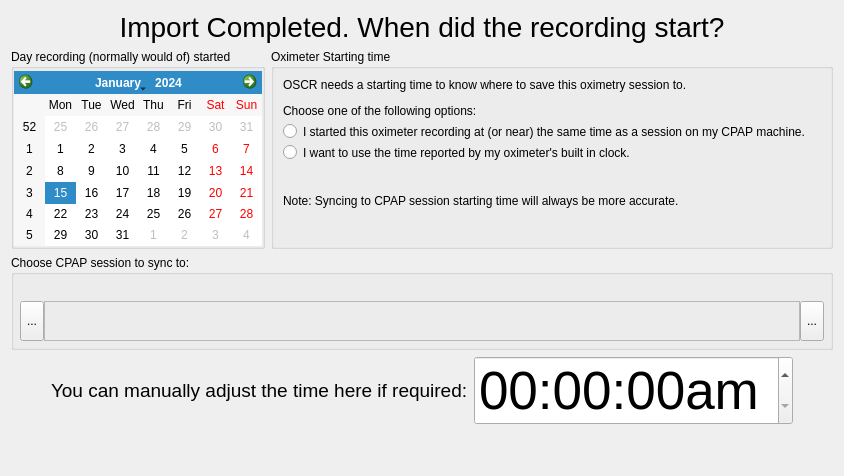
       <widget class="QWidget" name="syncPage">
        <layout class="QVBoxLayout" name="verticalLayout_10">
         <item>
          <widget class="QLabel" name="cpapSyncLabel">
           <property name="font">
            <font>
             <pointsize>21</pointsize>
            </font>
           </property>
           <property name="text">
            <string>Import Completed. When did the recording start?</string>
           </property>
           <property name="alignment">
            <set>Qt::AlignCenter</set>
           </property>
          </widget>
         </item>
         <item>
          <layout class="QHBoxLayout" name="horizontalLayout_10">
           <item>
            <widget class="QGroupBox" name="groupBox_2">
             <property name="sizePolicy">
              <sizepolicy hsizetype="Minimum" vsizetype="MinimumExpanding">
               <horstretch>0</horstretch>
               <verstretch>0</verstretch>
              </sizepolicy>
             </property>
             <property name="minimumSize">
              <size>
               <width>0</width>
               <height>200</height>
              </size>
             </property>
             <property name="title">
              <string>Day recording (normally would of) started</string>
             </property>
             <layout class="QVBoxLayout" name="verticalLayout_12">
              <property name="spacing">
               <number>-1</number>
              </property>
              <property name="leftMargin">
               <number>0</number>
              </property>
              <property name="topMargin">
               <number>2</number>
              </property>
              <property name="rightMargin">
               <number>0</number>
              </property>
              <property name="bottomMargin">
               <number>0</number>
              </property>
              <item>
               <widget class="QCalendarWidget" name="calendarWidget">
                <property name="sizePolicy">
                 <sizepolicy hsizetype="Minimum" vsizetype="MinimumExpanding">
                  <horstretch>0</horstretch>
                  <verstretch>0</verstretch>
                 </sizepolicy>
                </property>
               </widget>
              </item>
             </layout>
            </widget>
           </item>
           <item>
            <widget class="QGroupBox" name="groupBox_3">
             <property name="sizePolicy">
              <sizepolicy hsizetype="Expanding" vsizetype="Fixed">
               <horstretch>1</horstretch>
               <verstretch>0</verstretch>
              </sizepolicy>
             </property>
             <property name="minimumSize">
              <size>
               <width>0</width>
               <height>200</height>
              </size>
             </property>
             <property name="title">
              <string>Oximeter Starting time</string>
             </property>
             <layout class="QGridLayout" name="gridLayout">
              <item row="2" column="1">
               <widget class="QLabel" name="labelSyncOximeter">
                <property name="sizePolicy">
                 <sizepolicy hsizetype="MinimumExpanding" vsizetype="Preferred">
                  <horstretch>0</horstretch>
                  <verstretch>0</verstretch>
                 </sizepolicy>
                </property>
                <property name="text">
                 <string>I want to use the time reported by my oximeter's built in clock.</string>
                </property>
                <property name="wordWrap">
                 <bool>true</bool>
                </property>
               </widget>
              </item>
              <item row="1" column="1">
               <widget class="QLabel" name="labelSyncCPAP">
                <property name="sizePolicy">
                 <sizepolicy hsizetype="MinimumExpanding" vsizetype="Preferred">
                  <horstretch>0</horstretch>
                  <verstretch>0</verstretch>
                 </sizepolicy>
                </property>
                <property name="text">
                 <string>I started this oximeter recording at (or near) the same time as a session on my CPAP machine.</string>
                </property>
                <property name="wordWrap">
                 <bool>true</bool>
                </property>
               </widget>
              </item>
              <item row="1" column="0">
               <widget class="QRadioButton" name="radioSyncCPAP">
                <property name="sizePolicy">
                 <sizepolicy hsizetype="Fixed" vsizetype="Fixed">
                  <horstretch>0</horstretch>
                  <verstretch>0</verstretch>
                 </sizepolicy>
                </property>
                <property name="text">
                 <string/>
                </property>
               </widget>
              </item>
              <item row="0" column="0" colspan="2">
               <widget class="QLabel" name="label_9">
                <property name="sizePolicy">
                 <sizepolicy hsizetype="Preferred" vsizetype="Minimum">
                  <horstretch>0</horstretch>
                  <verstretch>0</verstretch>
                 </sizepolicy>
                </property>
                <property name="text">
                 <string>&lt;html&gt;&lt;head/&gt;&lt;body&gt;&lt;p&gt;OSCR needs a starting time to know where to save this oximetry session to.&lt;/p&gt;&lt;p&gt;Choose one of the following options:&lt;/p&gt;&lt;/body&gt;&lt;/html&gt;</string>
                </property>
                <property name="alignment">
                 <set>Qt::AlignLeading|Qt::AlignLeft|Qt::AlignTop</set>
                </property>
                <property name="wordWrap">
                 <bool>true</bool>
                </property>
               </widget>
              </item>
              <item row="2" column="0">
               <widget class="QRadioButton" name="radioSyncOximeter">
                <property name="sizePolicy">
                 <sizepolicy hsizetype="Fixed" vsizetype="Fixed">
                  <horstretch>0</horstretch>
                  <verstretch>0</verstretch>
                 </sizepolicy>
                </property>
                <property name="text">
                 <string/>
                </property>
               </widget>
              </item>
              <item row="3" column="0" colspan="2">
               <widget class="QLabel" name="label_11">
                <property name="sizePolicy">
                 <sizepolicy hsizetype="Preferred" vsizetype="MinimumExpanding">
                  <horstretch>0</horstretch>
                  <verstretch>0</verstretch>
                 </sizepolicy>
                </property>
                <property name="text">
                 <string>&lt;html&gt;&lt;head/&gt;&lt;body&gt;&lt;p&gt;Note: Syncing to CPAP session starting time will always be more accurate.&lt;/p&gt;&lt;/body&gt;&lt;/html&gt;</string>
                </property>
                <property name="wordWrap">
                 <bool>true</bool>
                </property>
               </widget>
              </item>
             </layout>
            </widget>
           </item>
          </layout>
         </item>
         <item>
          <widget class="QGroupBox" name="syncCPAPGroup">
           <property name="sizePolicy">
            <sizepolicy hsizetype="Preferred" vsizetype="Fixed">
             <horstretch>0</horstretch>
             <verstretch>0</verstretch>
            </sizepolicy>
           </property>
           <property name="title">
            <string>Choose CPAP session to sync to:</string>
           </property>
           <layout class="QVBoxLayout" name="verticalLayout_11">
            <property name="leftMargin">
             <number>6</number>
            </property>
            <property name="topMargin">
             <number>6</number>
            </property>
            <property name="rightMargin">
             <number>6</number>
            </property>
            <property name="bottomMargin">
             <number>6</number>
            </property>
            <item>
             <widget class="QLabel" name="sessbarLabel">
              <property name="text">
               <string/>
              </property>
              <property name="alignment">
               <set>Qt::AlignCenter</set>
              </property>
             </widget>
            </item>
            <item>
             <layout class="QHBoxLayout" name="horizontalLayout_11">
              <property name="spacing">
               <number>0</number>
              </property>
              <item>
               <widget class="QToolButton" name="sessionBackButton">
                <property name="sizePolicy">
                 <sizepolicy hsizetype="Fixed" vsizetype="Expanding">
                  <horstretch>0</horstretch>
                  <verstretch>0</verstretch>
                 </sizepolicy>
                </property>
                <property name="text">
                 <string>...</string>
                </property>
                <property name="icon">
                 <iconset resource="Resources.qrc">
                  <normaloff>:/icons/back.png</normaloff>:/icons/back.png</iconset>
                </property>
               </widget>
              </item>
              <item>
               <widget class="QFrame" name="sessBarFrame">
                <property name="minimumSize">
                 <size>
                  <width>0</width>
                  <height>40</height>
                 </size>
                </property>
                <property name="maximumSize">
                 <size>
                  <width>16777215</width>
                  <height>40</height>
                 </size>
                </property>
                <property name="frameShape">
                 <enum>QFrame::StyledPanel</enum>
                </property>
                <property name="frameShadow">
                 <enum>QFrame::Raised</enum>
                </property>
               </widget>
              </item>
              <item>
               <widget class="QToolButton" name="sessionForwardButton">
                <property name="sizePolicy">
                 <sizepolicy hsizetype="Fixed" vsizetype="Expanding">
                  <horstretch>0</horstretch>
                  <verstretch>0</verstretch>
                 </sizepolicy>
                </property>
                <property name="text">
                 <string>...</string>
                </property>
                <property name="icon">
                 <iconset resource="Resources.qrc">
                  <normaloff>:/icons/forward.png</normaloff>:/icons/forward.png</iconset>
                </property>
               </widget>
              </item>
             </layout>
            </item>
           </layout>
          </widget>
         </item>
         <item>
          <layout class="QHBoxLayout" name="horizontalLayout_9">
           <item>
            <spacer name="horizontalSpacer_3">
             <property name="orientation">
              <enum>Qt::Horizontal</enum>
             </property>
             <property name="sizeHint" stdset="0">
              <size>
               <width>40</width>
               <height>20</height>
              </size>
             </property>
            </spacer>
           </item>
           <item>
            <widget class="QLabel" name="label_10">
             <property name="sizePolicy">
              <sizepolicy hsizetype="Preferred" vsizetype="Minimum">
               <horstretch>0</horstretch>
               <verstretch>0</verstretch>
              </sizepolicy>
             </property>
             <property name="font">
              <font>
               <pointsize>14</pointsize>
              </font>
             </property>
             <property name="text">
              <string>You can manually adjust the time here if required:</string>
             </property>
            </widget>
           </item>
           <item>
            <widget class="QDateTimeEdit" name="dateTimeEdit">
             <property name="sizePolicy">
              <sizepolicy hsizetype="Minimum" vsizetype="Preferred">
               <horstretch>0</horstretch>
               <verstretch>0</verstretch>
              </sizepolicy>
             </property>
             <property name="font">
              <font>
               <pointsize>40</pointsize>
              </font>
             </property>
             <property name="buttonSymbols">
              <enum>QAbstractSpinBox::UpDownArrows</enum>
             </property>
             <property name="displayFormat">
              <string>HH:mm:ssap</string>
             </property>
            </widget>
           </item>
           <item>
            <spacer name="horizontalSpacer_4">
             <property name="orientation">
              <enum>Qt::Horizontal</enum>
             </property>
             <property name="sizeHint" stdset="0">
              <size>
               <width>40</width>
               <height>20</height>
              </size>
             </property>
            </spacer>
           </item>
          </layout>
         </item>
         <item>
          <spacer name="verticalSpacer_3">
           <property name="orientation">
            <enum>Qt::Vertical</enum>
           </property>
           <property name="sizeType">
            <enum>QSizePolicy::Expanding</enum>
           </property>
           <property name="sizeHint" stdset="0">
            <size>
             <width>20</width>
             <height>40</height>
            </size>
           </property>
          </spacer>
         </item>
        </layout>
       </widget>
